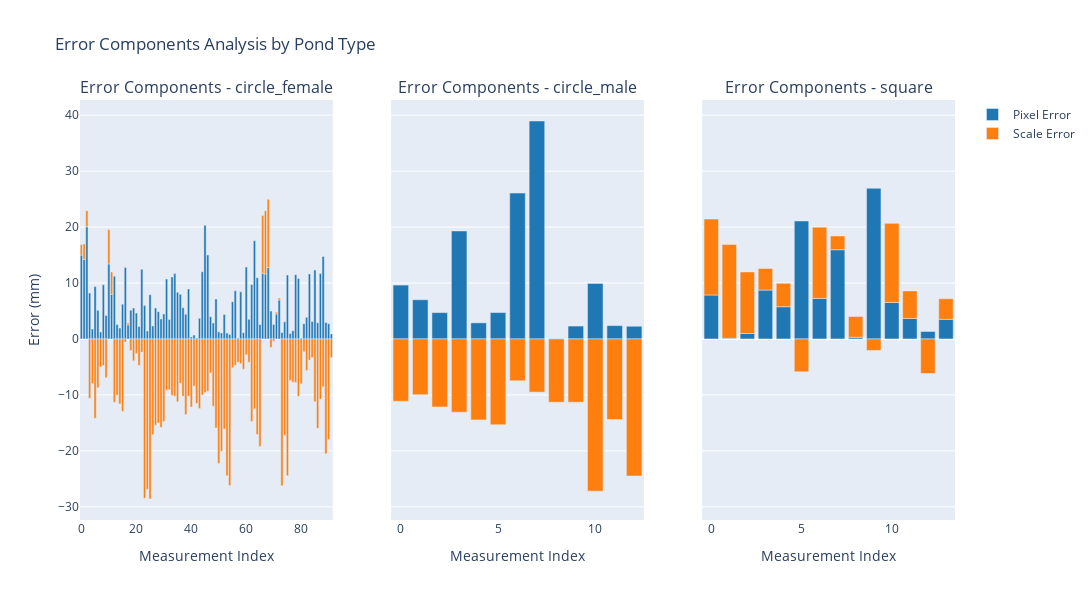

The code cell stored with this chart in its notebook:
### Markdown cell above
### cancellation magnitude ###

### Code cell
# Get unique pond types
pond_types = df['Pond_Type'].unique()
n_pond_types = len(pond_types)

# Prepare data for all pond types
pond_data = {}
for pond_type in pond_types:
    df_pond = df[df['Pond_Type'] == pond_type]
    df_pond = df_pond.reset_index(drop=True)
    
    mm_per_px_gt   = 10 / df_pond['mean_scale']
    mm_per_px_pred = 10 / df_pond['pred_scale']
    df_pond['pixel_error_mm'] = abs(df_pond['mean_pixels'] - df_pond['pred_Distance_pixels']) * mm_per_px_gt
    df_pond['scale_error_mm'] = df_pond['mean_pixels'] * (mm_per_px_gt - mm_per_px_pred)
    
    partial_cancel_mask_all = (df_pond['pixel_error_mm'] * df_pond['scale_error_mm'] < 0)
    percent_partial_cancel_all = 100 * partial_cancel_mask_all.sum() / len(df_pond) if len(df_pond) > 0 else 0
    
    print("\n--- Error Analysis for Pond Type: {} ---".format(pond_type))
    print("   - Number of points in df_pond: {}".format(len(df_pond)))
    print("1. Partial Cancellation of Errors:")
    print("   - Percentage of points with partial cancellation: {:.2f}%".format(percent_partial_cancel_all))
    
    uncancelled_error = abs(df_pond[partial_cancel_mask_all]['pixel_error_mm']) + abs(df_pond[partial_cancel_mask_all]['scale_error_mm'])
    actual_total_error = abs(df_pond[partial_cancel_mask_all]['pixel_error_mm'] + df_pond[partial_cancel_mask_all]['scale_error_mm'])
    cancellation_magnitude = uncancelled_error - actual_total_error
    
    print("\n2. Cancellation Magnitude:")
    print("   - Mean cancellation magnitude: {:.2f}".format(cancellation_magnitude.mean()))
    print("   - Mean percentage of cancellation magnitude relative to Length_fov(mm): {:.2f}%".format(
        cancellation_magnitude.mean() / df_pond["Length_fov(mm)"].abs().mean() * 100))
    
    df_pond['actual_error_mm'] = abs(df_pond[partial_cancel_mask_all]['pixel_error_mm'] + df_pond[partial_cancel_mask_all]['scale_error_mm'])
    df_pond['cancellation_mm'] = abs(df_pond[partial_cancel_mask_all]['pixel_error_mm']) + abs(df_pond[partial_cancel_mask_all]['scale_error_mm']) - df_pond[partial_cancel_mask_all]['actual_error_mm']
    
    # Calculate the dominance of scale and pixel errors
    df_pond['dominant_error'] = np.where(
        abs(df_pond['scale_error_mm']) > abs(df_pond['pixel_error_mm']),
        'Scale Error',
        'Pixel Error'
    )
    
    dominant_counts = df_pond['dominant_error'].value_counts()
    dominant_percentages = df_pond['dominant_error'].value_counts(normalize=True) * 100
    
    print("\n3. Dominance of Error Types:")
    print("   - Number of points where Scale Error is dominant: {}".format(dominant_counts.get('Scale Error', 0)))
    print("   - Percentage of points where Scale Error is dominant: {:.2f}%".format(dominant_percentages.get('Scale Error', 0)))
    print("   - Number of points where Pixel Error is dominant: {}".format(dominant_counts.get('Pixel Error', 0)))
    print("   - Percentage of points where Pixel Error is dominant: {:.2f}%".format(dominant_percentages.get('Pixel Error', 0)))
    print("\n----------------------------------------\n")
    
    pond_data[pond_type] = df_pond

# Create matplotlib subplots for scatter plots
fig_scatter, axes_scatter = plt.subplots(1, n_pond_types, figsize=(5*n_pond_types, 5))
if n_pond_types == 1:
    axes_scatter = [axes_scatter]

for i, pond_type in enumerate(pond_types):
    df_pond = pond_data[pond_type]
    sns.scatterplot(data=df_pond, x='pixel_error_mm', y='cancellation_mm',
                   alpha=0.7, s=60, ax=axes_scatter[i])
    axes_scatter[i].set_xlabel('Pixel Error (mm)')
    axes_scatter[i].set_ylabel('Cancellation (mm)')
    axes_scatter[i].set_title(f'Error vs Cancellation\n{pond_type}')

plt.tight_layout()
plt.show()

# Create plotly subplots for error components bar plots
fig_bar = make_subplots(
    rows=1, cols=n_pond_types,
    subplot_titles=[f'Error Components - {pond_type}' for pond_type in pond_types],
    shared_yaxes=True
)

for i, pond_type in enumerate(pond_types):
    df_pond = pond_data[pond_type]
    
    # Add Pixel Error bars
    fig_bar.add_trace(
        go.Bar(
            name='Pixel Error' if i == 0 else '',  # Only show legend for first subplot
            x=df_pond.index,
            y=df_pond['pixel_error_mm'],
            marker_color='#1f77b4',
            showlegend=(i == 0),  # Only show legend for first subplot
            hovertemplate="Image: %{customdata[0]}<br>" +
                          "Prawn ID: %{customdata[1]}<br>" +
                          "Mean Length: %{customdata[2]:.1f}mm<br>" +
                          "Model Length: %{customdata[3]:.1f}mm<br>" +
                          "Pixel Error: %{y:.1f}mm<extra></extra>",
            customdata=df_pond[['Label', 'PrawnID', 'mean_length', 'Length_fov(mm)']].values
        ),
        row=1, col=i+1
    )
    
    # Add Scale Error bars
    fig_bar.add_trace(
        go.Bar(
            name='Scale Error' if i == 0 else '',  # Only show legend for first subplot
            x=df_pond.index,
            y=df_pond['scale_error_mm'],
            marker_color='#ff7f0e',
            showlegend=(i == 0),  # Only show legend for first subplot
            hovertemplate="Image: %{customdata[0]}<br>" +
                          "Prawn ID: %{customdata[1]}<br>" +
                          "Mean Length: %{customdata[2]:.1f}mm<br>" +
                          "Model Length: %{customdata[3]:.1f}mm<br>" +
                          "Scale Error: %{y:.1f}mm<extra></extra>",
            customdata=df_pond[['Label', 'PrawnID', 'mean_length', 'Length_fov(mm)']].values
        ),
        row=1, col=i+1
    )

# Update layout for bar plots
fig_bar.update_layout(
    barmode='relative',
    title_text='Error Components Analysis by Pond Type',
    width=400*n_pond_types,
    height=600
)

# Update x-axis titles
for i in range(n_pond_types):
    fig_bar.update_xaxes(title_text='Measurement Index', row=1, col=i+1)

# Update y-axis title for the first subplot only
fig_bar.update_yaxes(title_text='Error (mm)', row=1, col=1)

fig_bar.show()

    


    
    #save the plot

### Figure 1 — Plotly figure (JSON) as saved in the notebook; plotly's stock layout.template omitted (floating-point values rounded to 4 significant figures; data arrays with more than 128 entries replaced by an {"elided": "..."} marker saying what was removed)
{"data": [{"customdata": {"elided": "92x4 mixed values"}, "hovertemplate": "Image: %{customdata[0]}<br>Prawn ID: %{customdata[1]}<br>Mean Length: %{customdata[2]:.1f}mm<br>Model Length: %{customdata[3]:.1f}mm<br>Pixel Error: %{y:.1f}mm<extra></extra>", "marker": {"color": "#1f77b4"}, "name": "Pixel Error", "showlegend": true, "type": "bar", "x": [0, 1, 2, 3, 4, 5, 6, 7, 8, 9, 10, 11, 12, 13, 14, 15, 16, 17, 18, 19, 20, 21, 22, 23, 24, 25, 26, 27, 28, 29, 30, 31, 32, 33, 34, 35, 36, 37, 38, 39, 40, 41, 42, 43, 44, 45, 46, 47, 48, 49, 50, 51, 52, 53, 54, 55, 56, 57, 58, 59, 60, 61, 62, 63, 64, 65, 66, 67, 68, 69, 70, 71, 72, 73, 74, 75, 76, 77, 78, 79, 80, 81, 82, 83, 84, 85, 86, 87, 88, 89, 90, 91], "xaxis": "x", "y": [14.98, 14.23, 20.06, 8.222, 1.793, 9.365, 5.108, 1.245, 9.701, 4.198, 13.42, 7.961, 11.21, 2.561, 1.949, 6.214, 12.75, 2.505, 5.127, 5.524, 4.625, 2.21, 12.46, 5.964, 1.418, 7.904, 2.334, 5.51, 4.88, 3.568, 4.479, 10.71, 3.489, 11.09, 11.68, 8.342, 7.976, 5.586, 4.414, 8.92, 0.3583, 0.6852, 0.1709, 3.678, 12.01, 20.3, 15.02, 3.97, 2.863, 7.145, 1.28, 1.068, 4.356, 1.06, 0.7816, 6.662, 8.603, 0.1673, 8.43, 1.104, 12.84, 3.501, 9.726, 17.56, 10.95, 2.576, 11.75, 11.62, 12.76, 4.984, 2.593, 4.441, 6.963, 1.145, 3.074, 11.42, 0.9868, 1.482, 11.49, 10.81, 0.1661, 2.737, 3.862, 11.62, 3.135, 12.31, 2.886, 11.7, 14.74, 2.954, 2.71, 0.8999], "yaxis": "y"}, {"customdata": {"elided": "92x4 mixed values"}, "hovertemplate": "Image: %{customdata[0]}<br>Prawn ID: %{customdata[1]}<br>Mean Length: %{customdata[2]:.1f}mm<br>Model Length: %{customdata[3]:.1f}mm<br>Scale Error: %{y:.1f}mm<extra></extra>", "marker": {"color": "#ff7f0e"}, "name": "Scale Error", "showlegend": true, "type": "bar", "x": [0, 1, 2, 3, 4, 5, 6, 7, 8, 9, 10, 11, 12, 13, 14, 15, 16, 17, 18, 19, 20, 21, 22, 23, 24, 25, 26, 27, 28, 29, 30, 31, 32, 33, 34, 35, 36, 37, 38, 39, 40, 41, 42, 43, 44, 45, 46, 47, 48, 49, 50, 51, 52, 53, 54, 55, 56, 57, 58, 59, 60, 61, 62, 63, 64, 65, 66, 67, 68, 69, 70, 71, 72, 73, 74, 75, 76, 77, 78, 79, 80, 81, 82, 83, 84, 85, 86, 87, 88, 89, 90, 91], "xaxis": "x", "y": [1.869, 2.756, 2.859, -10.61, -7.981, -14.18, -8.729, -5.022, -4.752, -6.931, 6.126, 4.023, -11.33, -10.04, -11.62, -12.95, -0.5257, 0.3495, -2.082, -3.903, -2.6, -4.737, -2.353, -28.48, -26.88, -28.61, -17.1, -15.41, -15.04, -15.79, -14.77, -9.15, -9.06, -10.09, -10.23, -11.24, -7.937, -10.25, -13.5, -10.2, -12.17, -8.441, -11.56, -12.41, -10.01, -9.592, -9.332, -6.08, -12.04, -15.9, -22.26, -20.05, -16.1, -24.45, -26.18, -5.165, -4.692, -4.162, -4.424, -5.426, -2.843, -4.151, -14.75, -12.5, -17.07, -19.21, 10.32, 11.3, 12.19, -1.507, -0.4139, 0.3392, 0.3473, -26.23, -17.2, -24.47, -7.424, -7.724, -7.801, -10.26, -8.021, -2.298, -5.627, -3.783, -3.335, -11.21, -15.98, -10.8, -8.545, -20.53, -17.98, -3.303], "yaxis": "y"}, {"customdata": [["full body:undistorted_GX010089_11_236.jpg_gamma", "Prawn_0", 73.09, 95.26], ["full body:undistorted_GX010089_11_236.jpg_gamma", "Prawn_1", 64.97, 82.92], ["full body:undistorted_GX010089_11_236.jpg_gamma", "Prawn_2", 83.09, 100.6], ["full body:undistorted_GX010091_5_149.jpg_gamma", "Prawn_0", 72.34, 62.78], ["full body:undistorted_GX010091_5_149.jpg_gamma", "Prawn_1", 91.02, 101.5], ["full body:undistorted_GX010102_9_165.jpg_gamma", "Prawn_1", 93.12, 102.9], ["full body:undistorted_GX010102_9_165.jpg_gamma", "Prawn_2", 47.58, 24.78], ["full body:undistorted_GX010102_9_165.jpg_gamma", "Prawn_3", 60.43, 24.78], ["full body:undistorted_GX010102_9_165.jpg_gamma", "Prawn_4", 67.9, 79.05], ["full body:undistorted_GX010102_9_165.jpg_gamma", "Prawn_5", 68.1, 81.93], ["full body:undistorted_GX010102_50_1396.jpg_gamma", "Prawn_0", 132.3, 147.4], ["full body:undistorted_GX010105_28_816.jpg_gamma", "Prawn_0", 56.47, 73.64], ["full body:undistorted_GX010105_28_816.jpg_gamma", "Prawn_1", 95.69, 122.7]], "hovertemplate": "Image: %{customdata[0]}<br>Prawn ID: %{customdata[1]}<br>Mean Length: %{customdata[2]:.1f}mm<br>Model Length: %{customdata[3]:.1f}mm<br>Pixel Error: %{y:.1f}mm<extra></extra>", "marker": {"color": "#1f77b4"}, "name": "", "showlegend": false, "type": "bar", "x": [0, 1, 2, 3, 4, 5, 6, 7, 8, 9, 10, 11, 12], "xaxis": "x2", "y": [9.628, 7.003, 4.709, 19.3, 2.878, 4.714, 26.08, 38.95, 0.06049, 2.304, 9.914, 2.38, 2.268], "yaxis": "y2"}, {"customdata": [["full body:undistorted_GX010089_11_236.jpg_gamma", "Prawn_0", 73.09, 95.26], ["full body:undistorted_GX010089_11_236.jpg_gamma", "Prawn_1", 64.97, 82.92], ["full body:undistorted_GX010089_11_236.jpg_gamma", "Prawn_2", 83.09, 100.6], ["full body:undistorted_GX010091_5_149.jpg_gamma", "Prawn_0", 72.34, 62.78], ["full body:undistorted_GX010091_5_149.jpg_gamma", "Prawn_1", 91.02, 101.5], ["full body:undistorted_GX010102_9_165.jpg_gamma", "Prawn_1", 93.12, 102.9], ["full body:undistorted_GX010102_9_165.jpg_gamma", "Prawn_2", 47.58, 24.78], ["full body:undistorted_GX010102_9_165.jpg_gamma", "Prawn_3", 60.43, 24.78], ["full body:undistorted_GX010102_9_165.jpg_gamma", "Prawn_4", 67.9, 79.05], ["full body:undistorted_GX010102_9_165.jpg_gamma", "Prawn_5", 68.1, 81.93], ["full body:undistorted_GX010102_50_1396.jpg_gamma", "Prawn_0", 132.3, 147.4], ["full body:undistorted_GX010105_28_816.jpg_gamma", "Prawn_0", 56.47, 73.64], ["full body:undistorted_GX010105_28_816.jpg_gamma", "Prawn_1", 95.69, 122.7]], "hovertemplate": "Image: %{customdata[0]}<br>Prawn ID: %{customdata[1]}<br>Mean Length: %{customdata[2]:.1f}mm<br>Model Length: %{customdata[3]:.1f}mm<br>Scale Error: %{y:.1f}mm<extra></extra>", "marker": {"color": "#ff7f0e"}, "name": "", "showlegend": false, "type": "bar", "x": [0, 1, 2, 3, 4, 5, 6, 7, 8, 9, 10, 11, 12], "xaxis": "x2", "y": [-11.14, -9.981, -12.15, -13.1, -14.47, -15.34, -7.478, -9.506, -11.31, -11.31, -27.2, -14.4, -24.5], "yaxis": "y2"}, {"customdata": [["full body:undistorted_GX010152_36_378.jpg_gamma", "Prawn_0", 113.8, 106.6], ["full body:undistorted_GX010152_36_378.jpg_gamma", "Prawn_1", 127.1, 109.7], ["full body:undistorted_GX010157_160_2259", "Prawn_0", 108.6, 96.66], ["full body:undistorted_GX010157_174_2582.jpg_gamma", "Prawn_0", 104.0, 91.45], ["full body:undistorted_GX010157_177_2665.jpg_gamma", "Prawn_0", 113.9, 103.1], ["full body:undistorted_GX010161_54_676.jpg_gamma.jpg_gamma", "Prawn_0", 91.35, 119.5], ["full body:undistorted_GX010162_72_927.jpg_gamma.jpg_gamma", "Prawn_0", 111.6, 92.4], ["full body:undistorted_GX010174_62_790.jpg_gamma", "Prawn_0", 111.7, 124.7], ["full body:undistorted_GX010175_266_3372.jpg_gamma.jpg_gamma", "Prawn_0", 121.9, 117.9], ["full body:undistorted_GX010177_232_3047", "Prawn_0", 146.3, 119.5], ["full body:undistorted_GX010178_172_3604.jpg_gamma", "Prawn_0", 152.7, 132.1], ["full body:undistorted_GX010183_37_685.jpg_gamma", "Prawn_0", 100.1, 91.65], ["full body:undistorted_GX010183_80_1633.jpg_gamma", "Prawn_0", 136.8, 141.3], ["full body:undistorted_GX010183_128_2852.jpg_gamma", "Prawn_0", 134.6, 127.3]], "hovertemplate": "Image: %{customdata[0]}<br>Prawn ID: %{customdata[1]}<br>Mean Length: %{customdata[2]:.1f}mm<br>Model Length: %{customdata[3]:.1f}mm<br>Pixel Error: %{y:.1f}mm<extra></extra>", "marker": {"color": "#1f77b4"}, "name": "", "showlegend": false, "type": "bar", "x": [0, 1, 2, 3, 4, 5, 6, 7, 8, 9, 10, 11, 12, 13], "xaxis": "x3", "y": [7.855, 0.1022, 0.976, 8.739, 5.757, 21.09, 7.244, 15.95, 0.2912, 26.93, 6.528, 3.673, 1.335, 3.512], "yaxis": "y3"}, {"customdata": [["full body:undistorted_GX010152_36_378.jpg_gamma", "Prawn_0", 113.8, 106.6], ["full body:undistorted_GX010152_36_378.jpg_gamma", "Prawn_1", 127.1, 109.7], ["full body:undistorted_GX010157_160_2259", "Prawn_0", 108.6, 96.66], ["full body:undistorted_GX010157_174_2582.jpg_gamma", "Prawn_0", 104.0, 91.45], ["full body:undistorted_GX010157_177_2665.jpg_gamma", "Prawn_0", 113.9, 103.1], ["full body:undistorted_GX010161_54_676.jpg_gamma.jpg_gamma", "Prawn_0", 91.35, 119.5], ["full body:undistorted_GX010162_72_927.jpg_gamma.jpg_gamma", "Prawn_0", 111.6, 92.4], ["full body:undistorted_GX010174_62_790.jpg_gamma", "Prawn_0", 111.7, 124.7], ["full body:undistorted_GX010175_266_3372.jpg_gamma.jpg_gamma", "Prawn_0", 121.9, 117.9], ["full body:undistorted_GX010177_232_3047", "Prawn_0", 146.3, 119.5], ["full body:undistorted_GX010178_172_3604.jpg_gamma", "Prawn_0", 152.7, 132.1], ["full body:undistorted_GX010183_37_685.jpg_gamma", "Prawn_0", 100.1, 91.65], ["full body:undistorted_GX010183_80_1633.jpg_gamma", "Prawn_0", 136.8, 141.3], ["full body:undistorted_GX010183_128_2852.jpg_gamma", "Prawn_0", 134.6, 127.3]], "hovertemplate": "Image: %{customdata[0]}<br>Prawn ID: %{customdata[1]}<br>Mean Length: %{customdata[2]:.1f}mm<br>Model Length: %{customdata[3]:.1f}mm<br>Scale Error: %{y:.1f}mm<extra></extra>", "marker": {"color": "#ff7f0e"}, "name": "", "showlegend": false, "type": "bar", "x": [0, 1, 2, 3, 4, 5, 6, 7, 8, 9, 10, 11, 12, 13], "xaxis": "x3", "y": [13.58, 16.8, 11.0, 3.844, 4.181, -5.874, 12.73, 2.46, 3.716, -2.058, 14.13, 4.911, -6.176, 3.669], "yaxis": "y3"}], "layout": {"annotations": [{"font": {"size": 16}, "showarrow": false, "text": "Error Components - circle_female", "x": 0.1444, "xanchor": "center", "xref": "paper", "y": 1, "yanchor": "bottom", "yref": "paper"}, {"font": {"size": 16}, "showarrow": false, "text": "Error Components - circle_male", "x": 0.5, "xanchor": "center", "xref": "paper", "y": 1, "yanchor": "bottom", "yref": "paper"}, {"font": {"size": 16}, "showarrow": false, "text": "Error Components - square", "x": 0.8556, "xanchor": "center", "xref": "paper", "y": 1, "yanchor": "bottom", "yref": "paper"}], "barmode": "relative", "height": 600, "title": {"text": "Error Components Analysis by Pond Type"}, "width": 1200, "xaxis": {"anchor": "y", "domain": [0, 0.2889], "title": {"text": "Measurement Index"}}, "xaxis2": {"anchor": "y2", "domain": [0.3556, 0.6444], "title": {"text": "Measurement Index"}}, "xaxis3": {"anchor": "y3", "domain": [0.7111, 1], "title": {"text": "Measurement Index"}}, "yaxis": {"anchor": "x", "domain": [0, 1], "title": {"text": "Error (mm)"}}, "yaxis2": {"anchor": "x2", "domain": [0, 1], "matches": "y", "showticklabels": false}, "yaxis3": {"anchor": "x3", "domain": [0, 1], "matches": "y", "showticklabels": false}}}
